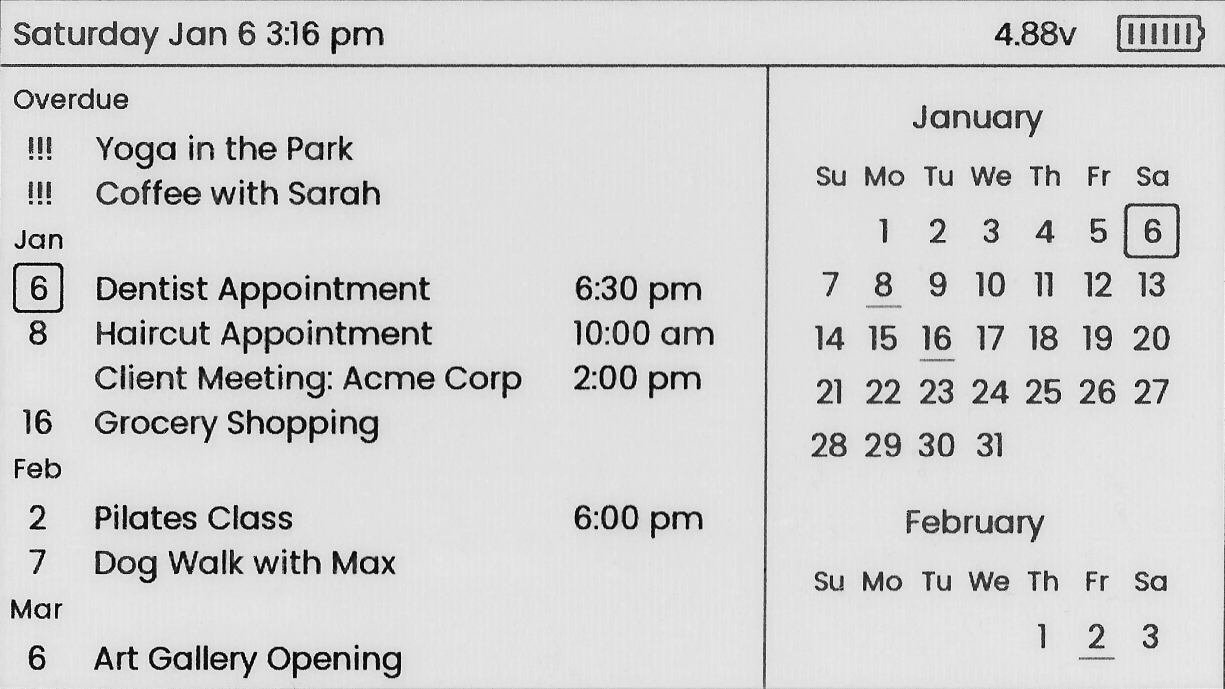
#> input picture example.png, 2449 x 1377 px (shown at 1/2 size)
$ python imgconvert.py -i ../example.png
#> lines starting #> are read from the running program, lines starting #| are printed output that depends on the picture
#!python3

from PIL import Image, ImageOps
from argparse import ArgumentParser
import sys
import math

SCREEN_WIDTH = 1200
SCREEN_HEIGHT = 825

if SCREEN_WIDTH % 2:
    print("image width must be even!", file=sys.stderr)
    sys.exit(1)

parser = ArgumentParser()
parser.add_argument('-i', action="store", dest="inputfile")
parser.add_argument('-n', action="store", dest="name")
parser.add_argument('-o', action="store", dest="outputfile")
parser.add_argument('-f', action="store_true", dest="invert")

args = parser.parse_args()

im = Image.open(args.inputfile)
#> im is the input picture: PIL image 2449x1377 RGBA; mean R, G, B, A 210.9, 210.9, 210.9, 255

if args.invert:
    im = ImageOps.invert(im.getchannel("A"))

# convert to grayscale
im = im.convert(mode='L')
#> im: PIL image 2449x1377 L
im.thumbnail((SCREEN_WIDTH, SCREEN_HEIGHT), Image.LANCZOS)
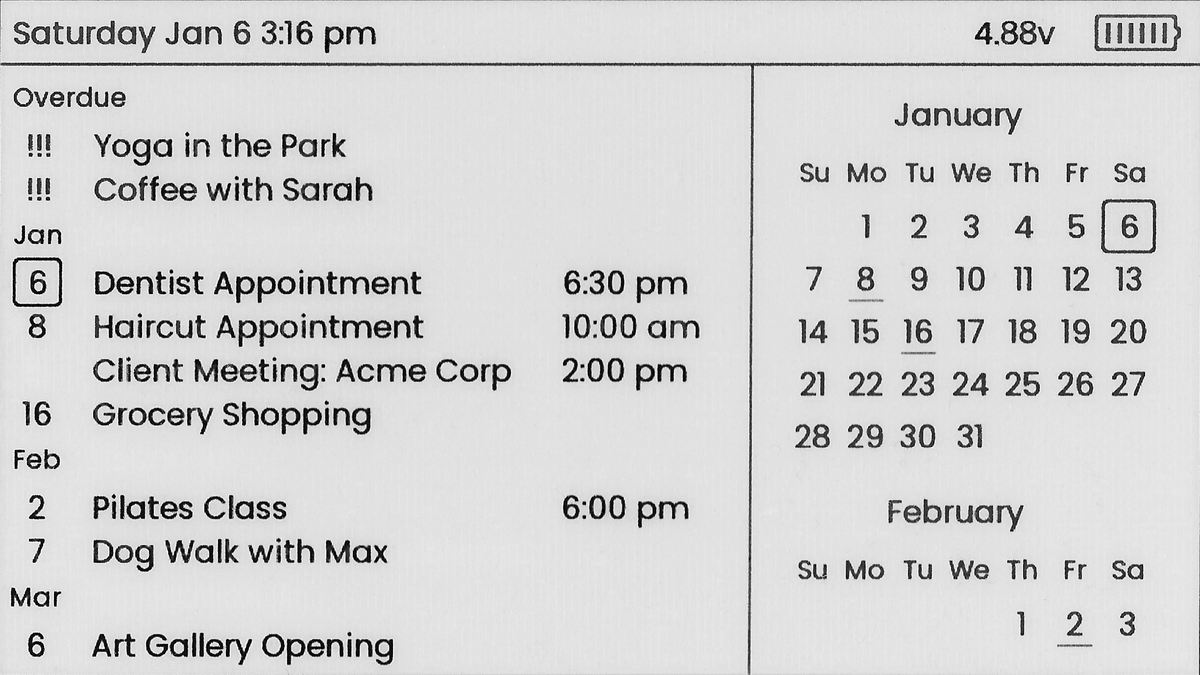
#> im: PIL image 1200x675 L; min 0, max 255, mean 210.9

# Write out the output file.
#> (the run stopped early here; a loop or call above may not have finished)
